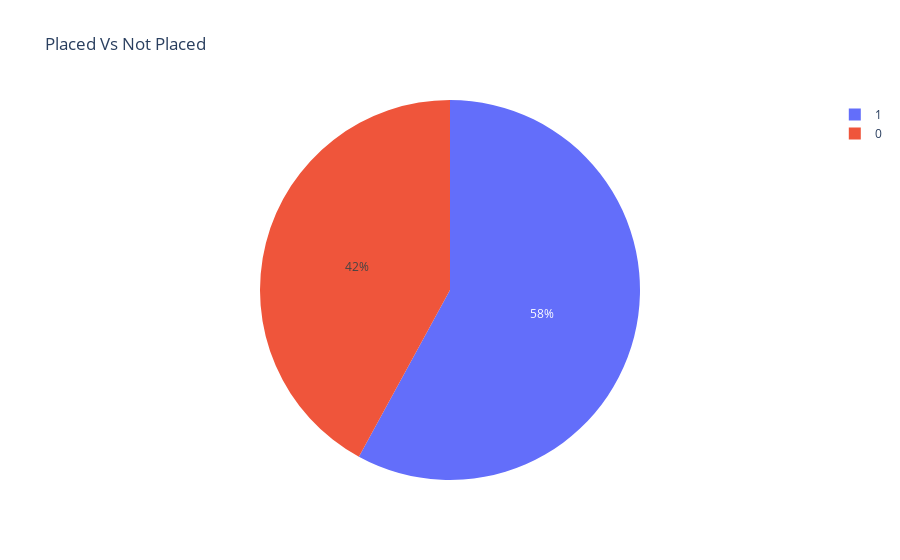

Notebook code cell kept with this figure:
### Code cell
# Pie Chart: Percentage pie chart of Placed or Not Placed  
figure = px.pie(dataframe, values=dataframe['PlacedOrNot'].value_counts().values, names=dataframe['PlacedOrNot'].value_counts().index, title='Placed Vs Not Placed')  
figure.show()

### Figure 1 — Plotly figure (JSON) as saved in the notebook; plotly's stock layout.template omitted (floating-point values rounded to 4 significant figures)
{"data": [{"domain": {"x": [0, 1], "y": [0, 1]}, "hovertemplate": "label=%{label}<br>value=%{value}<extra></extra>", "labels": [1, 0], "legendgroup": "", "name": "", "showlegend": true, "type": "pie", "values": [659, 478]}], "layout": {"legend": {"tracegroupgap": 0}, "title": {"text": "Placed Vs Not Placed"}}}
